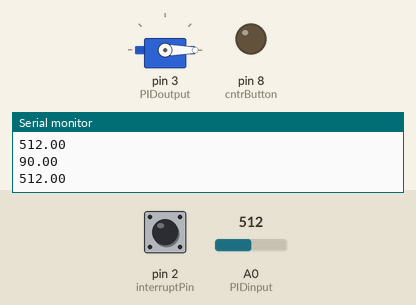
Recording of a sketch running on a simulated Arduino Uno, built with avr-gcc and run on an emulated ATmega328P. Shown: servo, output pins drawn as LEDs (lit = HIGH), the last lines printed to the serial monitor. Inputs (shaded band) come from the test bench; at power-on: A0 (PIDinput) = 512, pin 2 (interruptPin) LOW.

Above: at 1.2 s.
1.3 s: A0 (PIDinput) set to 0
At 1.46 s:
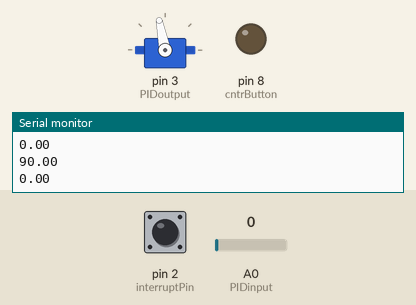
At 2.5 s:
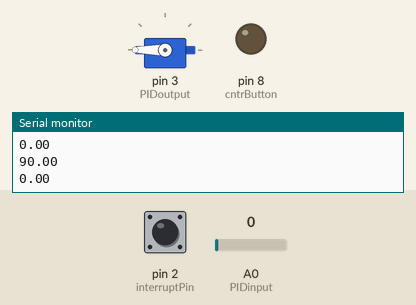
3.1 s: A0 (PIDinput) set to 122
At 3.28 s:
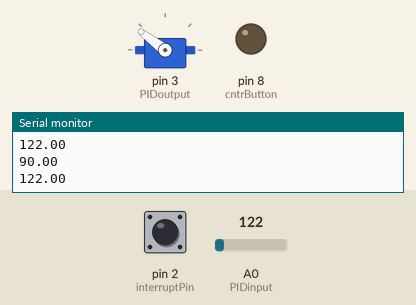
Timing chart, 0 to 6.1 s (numbered marks = the images above; inputs shaded):
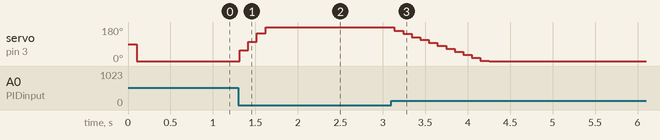

Measured:
- after the input at 1.3 s, servo on pin 3 (PIDoutput): 0° → 57° at once, → 101° 0.10 s later, → 146° 0.10 s later, → 180° 0.10 s later
- after the input at 3.1 s, servo on pin 3 (PIDoutput): moves from 180° to 0° over 1.1 s, starting at once

The sketch:

Encoderreader.ino
```cpp
#include <Servo.h>
#include <PID_v1.h>

double Setpoint, Input, Output;
int interruptPin = 2;
int encdrChannelB = 12;   // green wire on encoder
int servoCntrl = 9;
int cntrButton = 8;
int PIDinput = A0;  // analog pin to read the error input of the rudder
int PIDoutput = 3;  // PWM output to drive rudder to setpoint

int count = 0;
int pos = 0;
int bounds = 550;
bool cntrButtonState;
bool direction;

Servo myServo;
PID myPID(&Input, &Output, &Setpoint, .20,7,0, DIRECT);

void setup()
{
  pinMode(interruptPin, INPUT);
  pinMode(encdrChannelB, INPUT);
  pinMode(cntrButton, OUTPUT);
  pinMode(PIDoutput, OUTPUT);

  attachInterrupt(0, checkEnc, RISING);   //  interrupt 0 is on digital pin 2
  Serial.begin(9600);
  myServo.attach(PIDoutput);

  // PID loop setup
  Input = analogRead(PIDinput);
  //Input = 60;      /// THIS IS ONLY FOR TESTING!!!!
  Setpoint = 0;
  myPID.SetMode(AUTOMATIC);
}

void loop()
{
  //Serial.println(count);

  Setpoint = map(count, -1*bounds, bounds, 0, 180);
  //myServo.write(pos);
  delay(100);

  // PID control
  Input = analogRead(PIDinput);
  Serial.println(Setpoint);
  Serial.println(Input);
  myPID.Compute();
  Output = map(Output, 0, 255, 0, 180);
  myServo.write(Output);
}


void checkEnc() {
  direction = digitalRead(12);
  cntrButtonState = digitalRead(cntrButton);
  if (cntrButtonState == LOW) {
    (direction == true) ? count++ : count--;
  }
  count = constrain(count, -1*bounds, bounds);

}
```
